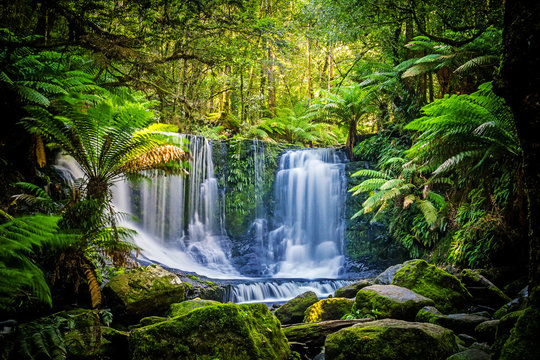
#> input picture displayer.jpg, 540 x 360 px
$ python main.py
#> lines starting #> are read from the running program, lines starting #| are printed output that depends on the picture
import cv2
import matplotlib.pyplot as plt
#reading image
image1=cv2.imread("displayer.jpg")
#> image1 is the input picture: shape (360, 540, 3); mean B, G, R 46, 82.7, 68.5
#converting bgr to rgb
image_rgb=cv2.cvtColor(image1,cv2.COLOR_BGR2RGB)
plt.imshow(image_rgb)
plt.title("RGB IMAGE")
plt.show()
#
#converting bgr to grayscale
image_GRAY=cv2.cvtColor(image1,cv2.COLOR_BGR2GRAY)
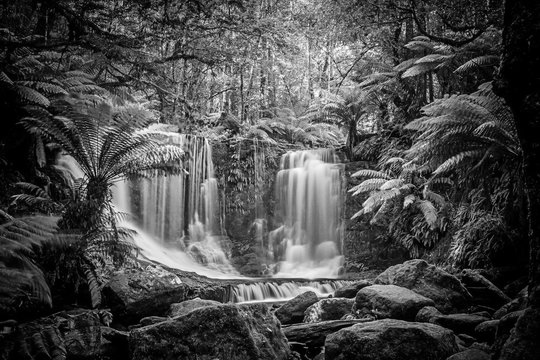
#> image_GRAY: shape (360, 540); min 0, max 254, mean 74.2
plt.imshow(image_GRAY)
plt.title("GRAY SCALE IMAGE")
plt.show()
#croping the image
cropped_image = image1[100:300, 200:400]
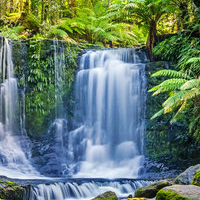
#> cropped_image: shape (200, 200, 3); mean B, G, R 111.1, 124.4, 100.3
#converting into rgb
croped_rgb=cv2.cvtColor(cropped_image,cv2.COLOR_BGR2RGB)
plt.imshow(cropped_image)
plt.title("THE CROPED IMAGE")
plt.show()
#
#rotating image by 45 degrees
(h,w)=image1.shape[:2]
#> h = 360; w = 540
center=(w//2,h//2)
#> center = (270, 180)
M=cv2.getRotationMatrix2D(center,45,1)
rotated = cv2.warpAffine(image1, M, (w, h))
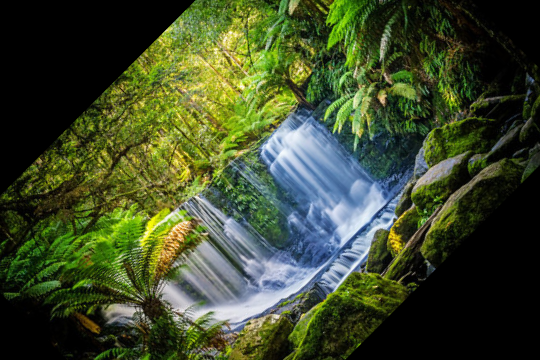
#> rotated: shape (360, 540, 3); mean B, G, R 43.8, 74.4, 62.6
rotated_rgb=cv2.cvtColor(rotated,cv2.COLOR_BGR2RGB)
plt.imshow(rotated_rgb)
plt.title("ROTATED IMAGE")
plt.show()
